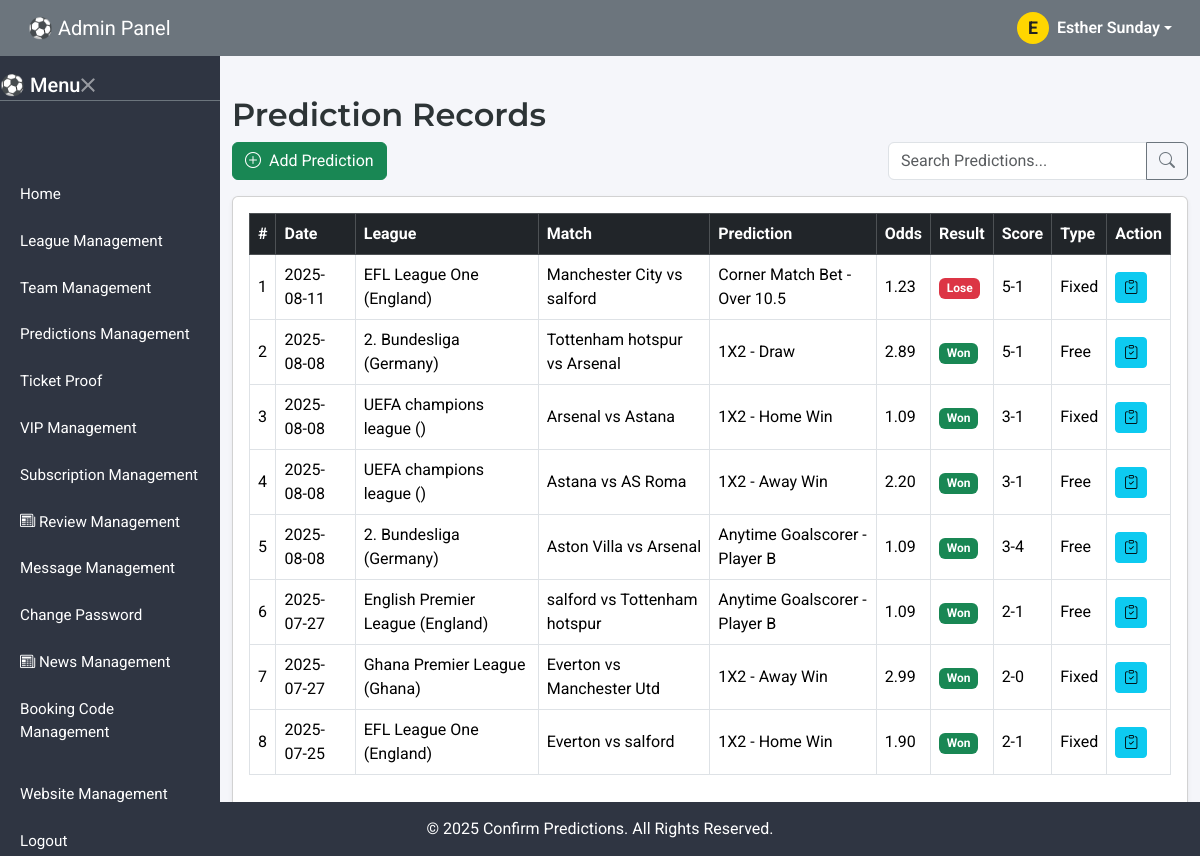
Screenshot of /Admin/prediction-record.php (signed in) with the database file from the repository.
### tables this page shows
CREATE TABLE `users` (
  `id` int(11) NOT NULL,
  `full_name` varchar(100) DEFAULT NULL,
  `email` varchar(100) NOT NULL,
  `phone` varchar(20) DEFAULT NULL,
  `password_hash` varchar(255) NOT NULL,
  `role` enum('admin','vip') DEFAULT 'vip',
  `status` enum('active','inactive','banned') DEFAULT 'active',
  `image` text DEFAULT 'uploadImage/Profile/default.png',
  `country` varchar(20) DEFAULT NULL,
  `wallet_balance` decimal(10,0) NOT NULL,
  `created_at` timestamp NOT NULL DEFAULT current_timestamp()
);

CREATE TABLE `predictions` (
  `id` int(11) NOT NULL,
  `user_id` int(4) NOT NULL,
  `type` enum('free','fixed') NOT NULL,
  `sport` varchar(20) NOT NULL,
  `match_date` datetime NOT NULL,
  `league_id` int(11) NOT NULL,
  `team_home_id` int(11) NOT NULL,
  `team_away_id` int(11) NOT NULL,
  `prediction_text` text DEFAULT NULL,
  `odds` decimal(5,2) DEFAULT NULL,
  `result` enum('pending','won','lose') DEFAULT 'pending',
  `score` varchar(10) DEFAULT NULL,
  `match_analysis` text NOT NULL,
  `created_at` timestamp NOT NULL DEFAULT current_timestamp()
);

CREATE TABLE `leagues` (
  `id` int(11) NOT NULL,
  `name` varchar(100) NOT NULL,
  `country` varchar(100) NOT NULL
);

CREATE TABLE `teams` (
  `id` int(11) NOT NULL,
  `name` varchar(100) NOT NULL,
  `league_id` int(4) NOT NULL
);

CREATE TABLE `website_settings` (
  `id` int(11) NOT NULL,
  `site_name` varchar(100) DEFAULT NULL,
  `site_email` varchar(100) DEFAULT NULL,
  `logo` varchar(255) DEFAULT NULL,
  `site_url` varchar(255) DEFAULT NULL,
  `whatsapp_phone` varchar(20) DEFAULT NULL,
  `address` text NOT NULL,
  `phone1` varchar(15) NOT NULL,
  `phone2` varchar(15) NOT NULL,
  `updated_at` timestamp NOT NULL DEFAULT current_timestamp() ON UPDATE current_timestamp(),
  `paystack_secret_key` text NOT NULL,
  `paystack_public_key` text NOT NULL
);

### inc/config.php (called while the page is built, shortened)
<?php
include('../database/connect.php');
$user_id = $_SESSION["user_id"];
$stmt = $dbh->query("SELECT * FROM users where id='$user_id'");
$row_user = $stmt->fetch();
$stmt = $dbh->query("SELECT * FROM website_settings");
$row_website = $stmt->fetch();
$app_name= $row_website['site_name'] ;
?>

### Admin/prediction-record.php (the view, shortened to what this page needs)
<?php
include('../inc/config.php');
$query = "
    SELECT p.*,th.name AS team_home,ta.name AS team_away,l.name AS league_name,l.country AS league_country    FROM predictions p    LEFT JOIN teams th ON p.team_home_id = th.id
    LEFT JOIN teams ta ON p.team_away_id = ta.id    LEFT JOIN leagues l ON p.league_id = l.id    ORDER BY p.match_date DESC
";
$stmt = $dbh->prepare($query);
$stmt->execute();
$row_predictions = $stmt->fetchAll(PDO::FETCH_ASSOC);
?>
<!DOCTYPE html>
<html lang="en">
<head>
  <?php include 'partials/head.php'; ?>
</head>
<body>
<nav class="navbar navbar-expand-lg navbar-dark fixed-top px-3">
  <?php include 'partials/nav.php'; ?>
</nav>
<div class="d-none d-lg-block sidebar desktop-sidebar">
  <?php include 'partials/desktop-sidebar.php'; ?>
</div>
<main class="pt-5 mt-4 mb-5">
  <div class="container mt-4">
    <h2 class="mb-2">Prediction Records</h2>
    <div class="d-flex flex-wrap justify-content-between align-items-center mb-3">
      <a href="add-predictions" class="btn btn-success">
        <i class="bi bi-plus-circle me-1"></i> Add Prediction
      </a>
      <div class="input-group" style="max-width: 300px;">
        <input id="searchInput" type="search" class="form-control" placeholder="Search Predictions..." />
        <button class="btn btn-outline-secondary"><i class="bi bi-search"></i></button>
      </div>
    </div>
    <div class="card shadow-sm p-3">
      <div class="table-responsive">
        <table class="table table-bordered table-hover align-middle">
          <thead class="table-dark">
            <tr>
              <th>#</th>
              <th>Date</th>
              <th>League</th>
              <th>Match</th>
              <th>Prediction</th>
              <th>Odds</th>
              <th>Result</th>
              <th>Score</th>
              <th>Type</th>
              <th>Action</th>
            </tr>
          </thead>
          <tbody>
          <?php if ($row_predictions): ?>
            <?php foreach ($row_predictions as $index => $pred): ?>
              <tr>
                <td><?= $index + 1 ?></td>
                <td><?= date('Y-m-d', strtotime($pred['match_date'])) ?></td>
                <td><?= htmlspecialchars($pred['league_name']) ?> (<?= htmlspecialchars($pred['league_country']) ?>)</td>
                <td><?= htmlspecialchars($pred['team_home']) ?> vs <?= htmlspecialchars($pred['team_away']) ?></td>
                <td><?= htmlspecialchars($pred['prediction_text']) ?></td>
                <td><?= htmlspecialchars($pred['odds']) ?></td>
                <td>
                  <?php
                    echo match($pred['result']) {
                      'won' => '<span class="badge bg-success">Won</span>',
                      'lose' => '<span class="badge bg-danger">Lose</span>',
                      default => '<span class="badge bg-secondary">Pending</span>'
                    };
                  ?>
                </td>
                <td><?= htmlspecialchars($pred['score'] ?? '-') ?></td>
                <td><?= ucfirst($pred['type']) ?></td>
                <td>
                  <button
                    class="btn btn-sm btn-info updateBtn"
                    data-bs-toggle="modal"
                    data-bs-target="#updateModal"
                    data-id="<?= $pred['id'] ?>"
                    data-result="<?= $pred['result'] ?>"
                    data-score="<?= $pred['score'] ?>">
                    <i class="bi bi-clipboard-check"></i>
                  </button>
                </td>
              </tr>
            <?php endforeach; ?>
          <?php else: ?>
            <tr>
              <td colspan="10" class="text-center text-muted py-4">No prediction records found.</td>
            </tr>
          <?php endif; ?>
          </tbody>
        </table>
      </div>
    </div>
  </div>
</main>
<footer>
  <div class="container">
    <?php include '../vip/partials/footer.php'; ?>
  </div>
</footer>
</body>
</html>

### Admin/partials/nav.php (shortened to what this page needs)
<div class="container-fluid">
    <a class="navbar-brand" href="#">⚽ Admin Panel</a>
    <div class="d-flex align-items-center gap-3 ms-auto">
     <div class="d-flex align-items-center ms-auto gap-3">
      <div class="dropdown">
        <a href="#" class="d-flex align-items-center text-white text-decoration-none dropdown-toggle" data-bs-toggle="dropdown">
          <div id="admin-avatar" style="background: #FFD600; color: #222; width: 32px; height: 32px; border-radius: 50%; display: flex; align-items: center; justify-content: center; font-weight: bold;">
        <?php
        $fullName = $row_user['full_name'];
        $initials = '';
        $parts = explode(' ', trim($fullName));
        if (count($parts) > 0 && strlen($parts[0]) > 0) {
          $initials = strtoupper($parts[0][0]);
        }
        echo htmlspecialchars($initials);
        ?>
          </div>
          <span class="ms-2 fw-semibold"><?php echo htmlspecialchars($row_user['full_name']); ?></span>
        </a>
      </div>
    </div>
    </div>
  </div>

### vip/partials/footer.php
&copy; <script>document.write(new Date().getFullYear());</script> <?php echo $app_name;?>. All Rights Reserved.

### Admin/assets/css/style.css (style rules this page uses)
:root { --main-grey: #6c757d; --dark-grey: #343a40; --light-grey: #e9ecef; --card-bg: #ffffff; --info-blue: #0dcaf0; --warning-yellow: #ffc107; --danger-red: #dc3545; }
body { font-family: 'Segoe UI', sans-serif; background-color: #f4f6f9; color: #333; }
.sidebar { background-color: var(--dark-grey); color: #fff; height: 100vh; padding-top: 70px; }
.navbar { background-color: var(--main-grey); z-index: 1050; }
footer { background-color: var(--dark-grey); color: white; text-align: center; padding: 15px 0; position: fixed; bottom: 0; width: 100%; z-index: 999; }
@media (min-width: 992px) { .desktop-sidebar { position: fixed; top: 0; bottom: 0; left: 0; width: 220px; z-index: 1030; } }
@media (min-width: 992px) { main { margin-left: 220px; } }

### Admin/assets/css/main-style.css (style rules this page uses)
:root { --main-grey: #6c757d; --dark-grey: #2f3542; --light-grey: #f1f2f6; --card-bg: #ffffff; --blue-gradient: linear-gradient(135deg, #74ebd5, #9face6); --yellow-gradient: linear-gradient(135deg, #f6d365, #fda085); --red-gradient: linear-gradient(135deg, #f5576c, #f093fb); }
body { font-family: 'Roboto', sans-serif; background-color: #f5f6fa; color: #2d3436; }
h2, h4 { font-family: 'Montserrat', sans-serif; font-weight: 600; }
.navbar { background-color: var(--main-grey); z-index: 1050; }
.navbar .nav-link, .navbar .navbar-brand { color: white !important; }
.sidebar { background-color: var(--dark-grey); color: #fff; height: 100vh; padding-top: 70px; }
#admin-avatar { background-color: #ffc107; width: 40px; height: 40px; display: flex; align-items: center; justify-content: center; color: white; font-weight: bold; border-radius: 50%; font-size: 1.1rem; }
footer { background-color: var(--dark-grey); color: white; text-align: center; padding: 15px 0; position: fixed; bottom: 0; width: 100%; z-index: 999; }
@media (min-width: 992px) { .desktop-sidebar { position: fixed; top: 0; bottom: 0; left: 0; width: 220px; z-index: 1030; } }
@media (min-width: 992px) { main { margin-left: 220px; } }

### rows the page displays
users: full_name "E", full_name "Esther Sunday"
predictions: match_date "2025-08-11", league.name "EFL League One", league.country "England", team_home.name "Manchester City", team_away.name "salford", prediction_text "Corner Match Bet - Over 10.5", odds "1.23", result "Lose", score "5-1", type "Fixed"
predictions: match_date "2025-08-08", league.name "2. Bundesliga", league.country "Germany", team_home.name "Tottenham hotspur", team_away.name "Arsenal", prediction_text "1X2 - Draw", odds "2.89", result "Won", score "5-1", type "Free"
predictions: match_date "2025-08-08", league.name "UEFA champions league", team_home.name "Arsenal", team_away.name "Astana", prediction_text "1X2 - Home Win", odds "1.09", result "Won", score "3-1", type "Fixed"
predictions: match_date "2025-08-08", league.name "UEFA champions league", team_home.name "Astana", team_away.name "AS Roma", prediction_text "1X2 - Away Win", odds "2.20", result "Won", score "3-1", type "Free"
predictions: match_date "2025-08-08", league.name "2. Bundesliga", league.country "Germany", team_home.name "Aston Villa", team_away.name "Arsenal", prediction_text "Anytime Goalscorer - Player B", odds "1.09", result "Won", score "3-4", type "Free"
predictions: match_date "2025-07-27", league.name "English Premier League", league.country "England", team_home.name "salford", team_away.name "Tottenham hotspur", prediction_text "Anytime Goalscorer - Player B", odds "1.09", result "Won", score "2-1", type "Free"
predictions: match_date "2025-07-27", league.name "Ghana Premier League", league.country "Ghana", team_home.name "Everton", team_away.name "Manchester Utd", prediction_text "1X2 - Away Win", odds "2.99", result "Won", score "2-0", type "Fixed"
predictions: match_date "2025-07-25", league.name "EFL League One", league.country "England", team_home.name "Everton", team_away.name "salford", prediction_text "1X2 - Home Win", odds "1.90", result "Won", score "2-1", type "Fixed"
website_settings: site_name "Confirm Predictions"
